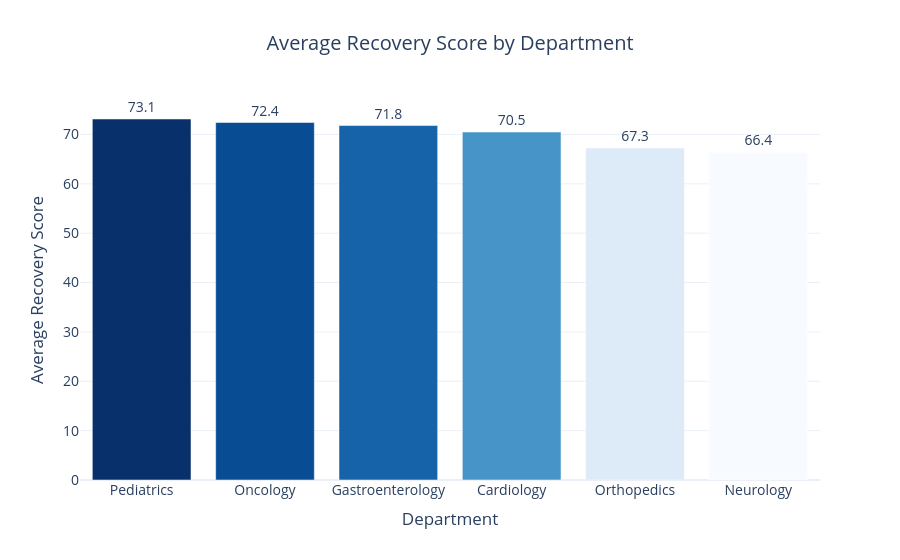

Source (notebook cell):
### Markdown cell above
### Question 8: Which departments achieve the highest average recovery scores?

### Code cell
dept_recovery = (
    hospital_df
    .groupby("Department", as_index=False)["Recovery Score"]
    .mean()
    .sort_values(by="Recovery Score", ascending=False)
)

fig = px.bar(
    dept_recovery,
    x="Department",
    y="Recovery Score",
    color="Recovery Score",
    color_continuous_scale="Blues",
    text_auto=".1f",
    title="Average Recovery Score by Department"
)

fig.update_layout(
    template="plotly_white",
    xaxis_title="Department",
    yaxis_title="Average Recovery Score",
    coloraxis_showscale=False,
    title_x=0.5,
    font=dict(size=14)
)

fig.update_traces(textposition="outside")

fig.show()

### Figure 1 — Plotly figure (JSON) as saved in the notebook; plotly's stock layout.template omitted (floating-point values rounded to 4 significant figures)
{"data": [{"hovertemplate": "Department=%{x}<br>Recovery Score=%{marker.color}<extra></extra>", "legendgroup": "", "marker": {"color": [73.13, 72.42, 71.8, 70.5, 67.26, 66.39], "coloraxis": "coloraxis", "pattern": {"shape": ""}}, "name": "", "orientation": "v", "showlegend": false, "textposition": "outside", "texttemplate": "%{y:.1f}", "type": "bar", "x": ["Pediatrics", "Oncology", "Gastroenterology", "Cardiology", "Orthopedics", "Neurology"], "xaxis": "x", "y": [73.13, 72.42, 71.8, 70.5, 67.26, 66.39], "yaxis": "y"}], "layout": {"barmode": "relative", "coloraxis": {"colorbar": {"title": {"text": "Recovery Score"}}, "colorscale": [[0, "rgb(247,251,255)"], [0.125, "rgb(222,235,247)"], [0.25, "rgb(198,219,239)"], [0.375, "rgb(158,202,225)"], [0.5, "rgb(107,174,214)"], [0.625, "rgb(66,146,198)"], [0.75, "rgb(33,113,181)"], [0.875, "rgb(8,81,156)"], [1, "rgb(8,48,107)"]], "showscale": false}, "font": {"size": 14}, "legend": {"tracegroupgap": 0}, "title": {"text": "Average Recovery Score by Department", "x": 0.5}, "xaxis": {"anchor": "y", "domain": [0, 1], "title": {"text": "Department"}}, "yaxis": {"anchor": "x", "domain": [0, 1], "title": {"text": "Average Recovery Score"}}}}
